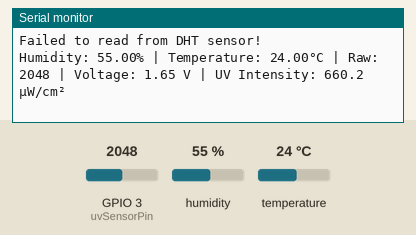
Simulated run of this sketch. Board: ESP32. On the bench: the last lines printed to the serial monitor. The test bench sets the inputs (shaded band); at power-on: humidity 55 %, GPIO 3 (uvSensorPin) = 2048, temperature 24 °C (analog values on the 0–4095 scale).

Above: at 2.8 s.
2.9 s: humidity set to 22 %
At 3.8 s:
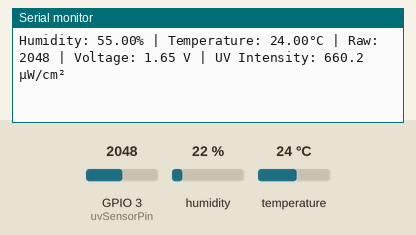
4.4 s: GPIO 3 (uvSensorPin) set to 2866
At 5.5 s:
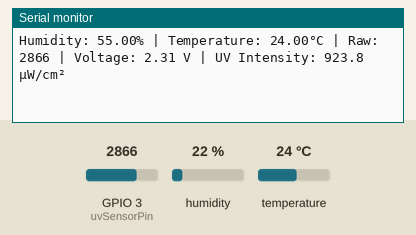
5.9 s: temperature set to 12 °C
At 7.3 s:
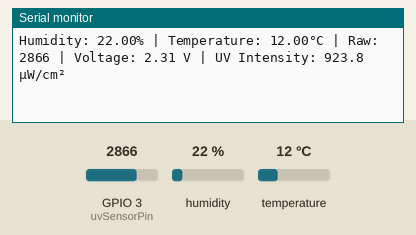
7.4 s: GPIO 3 (uvSensorPin) set to 3603
At 8.7 s:
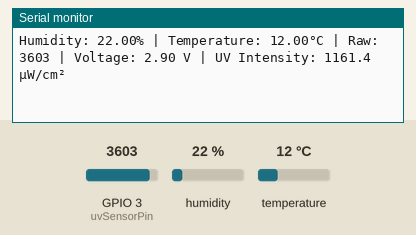
8.9 s: humidity set to 40 %
At 9.7 s:
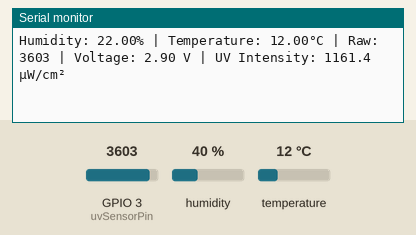
Timing chart, 0 to 11.4 s (numbered marks = the images above; inputs shaded):
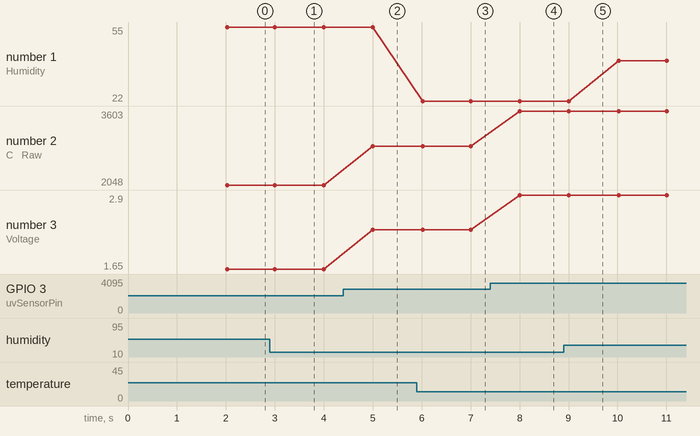

Measured:
- after the input at 4.4 s, the serial monitor: prints a new line after 0.60 s (image 2)
- after the input at 5.9 s, the serial monitor: prints a new line after 0.13 s (image 3)
- after the input at 7.4 s, the serial monitor: prints a new line after 0.60 s (image 4)
- plotted number 1: 22 → 40 after the input at 8.9 s
- plotted number 2: 2048 → 2866 after the input at 4.4 s, 2866 → 3603 after the input at 7.4 s
- plotted number 3: 1.65 → 2.31 after the input at 4.4 s, 2.31 → 2.9 after the input at 7.4 s

The sketch:

DHT11_UV.ino
```cpp
#include "DHT.h"

#define DHTPIN 8        /* PIN DHT11 */
#define DHTTYPE DHT11   /* DHT 11 */

const int uvSensorPin = 3; /* GPIO14 ON ESP32 */

DHT dht(DHTPIN, DHTTYPE);

unsigned long previousMillis = 0;
const long interval = 1000; /* 1 SECOND */

float humidity = NAN;
float temperature = NAN;
int uvRawValue = 0;
float uvVoltage = 0.0;
float uvIntensity = 0.0;

void setup() {
  Serial.begin(115200);
  dht.begin();
  pinMode(uvSensorPin, INPUT);
  analogReadResolution(12);
}

void loop() {
  unsigned long currentMillis = millis();

  /* READ DHT SENSOR MORE FREQUENTLY WITHOUT BLOCKING
    BUT ONLY UPDATE HUMIDITY & TEMPERATURE READINGS EVERY 2 SECONDS
  */
  static unsigned long previousDHTMillis = 0;
  const long dhtInterval = 2000; /* 2 SECONDS DELAY FOR DHT */

  if (currentMillis - previousDHTMillis >= dhtInterval) {
    previousDHTMillis = currentMillis;

    humidity = dht.readHumidity();
    temperature = dht.readTemperature();
  }

  /* READ UV SENSOR AND PRINT ALL DATA EVERY 1 SECOND */
  if (currentMillis - previousMillis >= interval) {
    previousMillis = currentMillis;

    uvRawValue = analogRead(uvSensorPin);
    uvVoltage = (uvRawValue / 4095.0) * 3.3;
    uvIntensity = (uvVoltage / 2.5) * 1000.0;

    if (isnan(humidity) || isnan(temperature)) {
      Serial.println(F("Failed to read from DHT sensor!"));
    } else {
      Serial.print(F("Humidity: "));
      Serial.print(humidity, 2);
      Serial.print(F("% | Temperature: "));
      Serial.print(temperature, 2);
      Serial.print(F("°C | Raw: "));
      Serial.print(uvRawValue);
      Serial.print(F(" | Voltage: "));
      Serial.print(uvVoltage, 2);
      Serial.print(F(" V | UV Intensity: "));
      Serial.print(uvIntensity, 1);
      Serial.println(F(" µW/cm²"));
    }
  }
}
```
